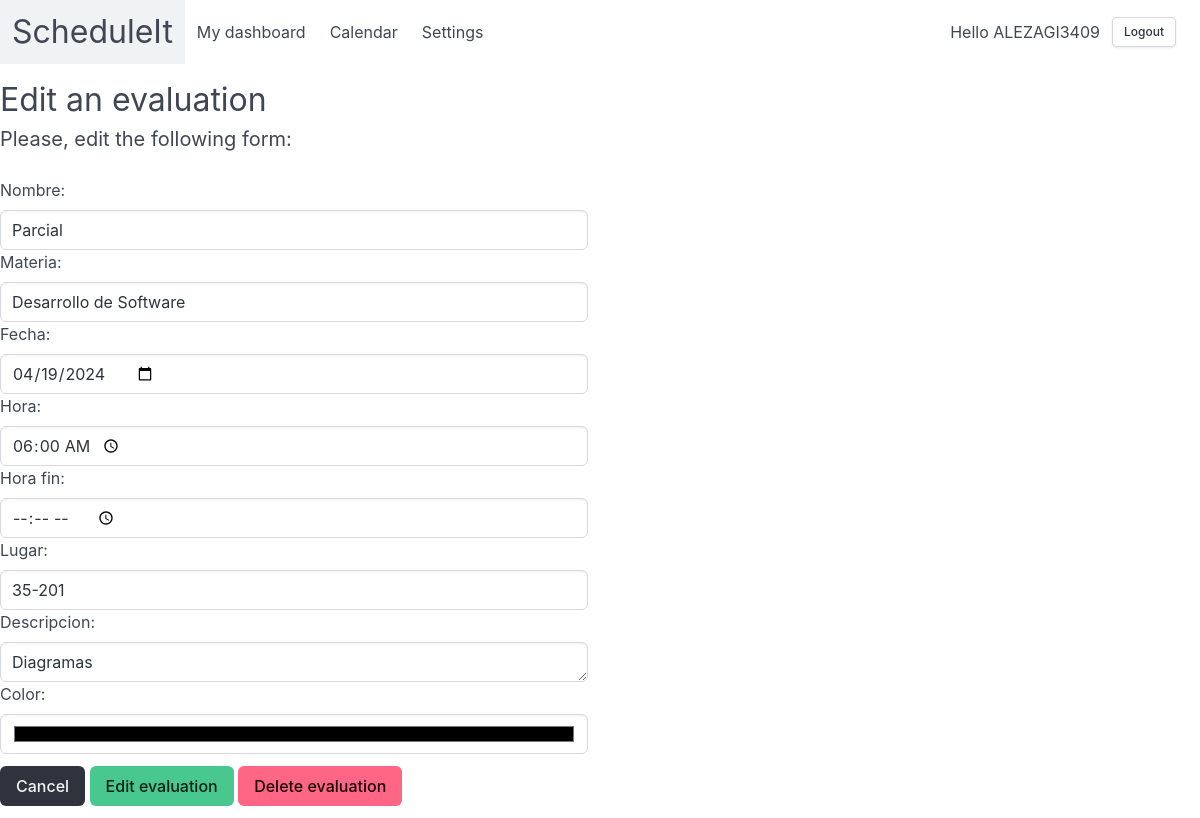
Page /account/calendar/evaluacion_update/6/ (signed in) on the committed database.
### account/models.py (models this page shows, shortened)
class Evaluacion(models.Model):
    id = models.AutoField(primary_key=True)
    nombre = models.CharField(max_length=100)
    materia = models.CharField(max_length=100)
    fecha = models.DateField()
    hora = models.TimeField()
    hora_fin = models.TimeField(null=True, blank=True)
    lugar = models.CharField(max_length=100)
    descripcion = models.TextField()
    color = models.CharField(max_length=100, null=True, blank=True)
    creado = models.DateTimeField(auto_now=False,auto_now_add=True)
    actualizado = models.DateTimeField(auto_now=True,auto_now_add=False)
    usuario = models.ForeignKey(User, on_delete=models.CASCADE)

### account/views.py (the view)
# urls.py: path('calendar/evaluacion_update/<int:pk>/', login_required(EvaluacionUpdateView.as_view()), name='evaluacion_update'),
class EvaluacionUpdateView(UpdateView):
    model = Evaluacion
    form_class = EvaluacionForm
    template_name = 'account/evaluacion_update.html'
    success_url = reverse_lazy('calendar')

### account/forms.py
class EvaluacionForm(forms.ModelForm):
    class Meta:
        model = Evaluacion
        fields = ['nombre', 'materia', 'fecha', 'hora', 'hora_fin', 'lugar', 'descripcion', 'color']
        widgets = {
            'fecha': forms.DateInput(attrs={'type': 'date'}),
            'hora': forms.TimeInput(attrs={'type': 'time'}),
            'hora_fin': forms.TimeInput(attrs={'type': 'time'}),
            'color': forms.TextInput(attrs={'type': 'color'}),
        }

### account/templates/account/evaluacion_update.html (shortened to what this page needs)
{% extends "base.html" %}
{% block content %}
<head>
</head>
<body>
    <div class="columns">
        <div class="column is-half">
            <h1 class="is-size-3 mt-3">Edit an evaluation</h1>
            <p class="is-size-5">Please, edit the following form:</p>
            <div class="EvaluacionForm">
                <form action="" method="post" class="mt-5">
                    {% load widget_tweaks %}
                    {% for field in form %}
                        {{field.label_tag}}
                        {% render_field field class+="input mt-2" %}
                    {% endfor %}
                    <div class="text-end mt-3">
                        <a href="{% url 'calendar' %}" class="button is-dark">
                        Cancel
                        </a>
                        <button class="button is-success">
                        Edit evaluation
                        </button>
                        <a href="{% url 'evaluacion_delete' evaluacion.id %}" class="button is-danger">
                            Delete evaluation
                        </a>
                    </div>
                </form>
            </div>
        </div>
    </div>
</body>
{% endblock %}

### account/templates/base.html (shortened to what this page needs)
{% load static %}
<!DOCTYPE html>
<html data-theme="light">
  <head>
    <link rel="stylesheet" href="https://cdn.jsdelivr.net/npm/bulma@1.0.0/css/bulma.min.css">
  </head>
  <body>
    <nav class="navbar" role="navigation" aria-label="main navigation">
      <div class="navbar-brand">
        <a class="navbar-item" href="{% url 'home' %}">
          <p class="level-item has-text-centered is-size-3">ScheduleIt</p>
        </a>
      </div>
      {% if request.user.is_authenticated %}
      <div id="navbarBasicExample" class="navbar-menu">
        <div class="navbar-start">
          <a class="navbar-item" href="{% url 'dashboard' %}">
            My dashboard
          </a>
          <a class="navbar-item" href="{% url 'calendar' %}">
            Calendar
          </a>
          <a class="navbar-item" href="{% url 'settings' %}">
            Settings
          </a>
        </div>
        {% if request.user.is_authenticated %}
          <div class="navbar-end">
            <div class="navbar-item">
              <p>
                Hello {{ request.user.first_name|default:request.user.username }}
                <form action="{% url 'logout' %}" method="post" style="display:inline;">
                  <button class="button is-small" >
                    Logout
                  </button>
                </form>
              </p>
            </div>
          </div>
        {% endif %}
      </div>
      {% endif %}
    </nav>
    <div id="columns">
      {% block content %}
      {% endblock %}
    </div>
  </body>
</html class="theme-light">

### rows in the picture
Evaluacion: nombre "Parcial" "Desarrollo de Software" "04/19/2024" "06:00:00" "35-201" "Diagramas" "#000000"

### other values in the picture
{{ request.user.first_name|default:request.user.username }} "ALEZAGI3409"
{{ field.label_tag }} "Nombre:" "Materia:" "Fecha:" "Hora:" "Hora fin:" "Lugar:" "Descripcion:" "Color:"
